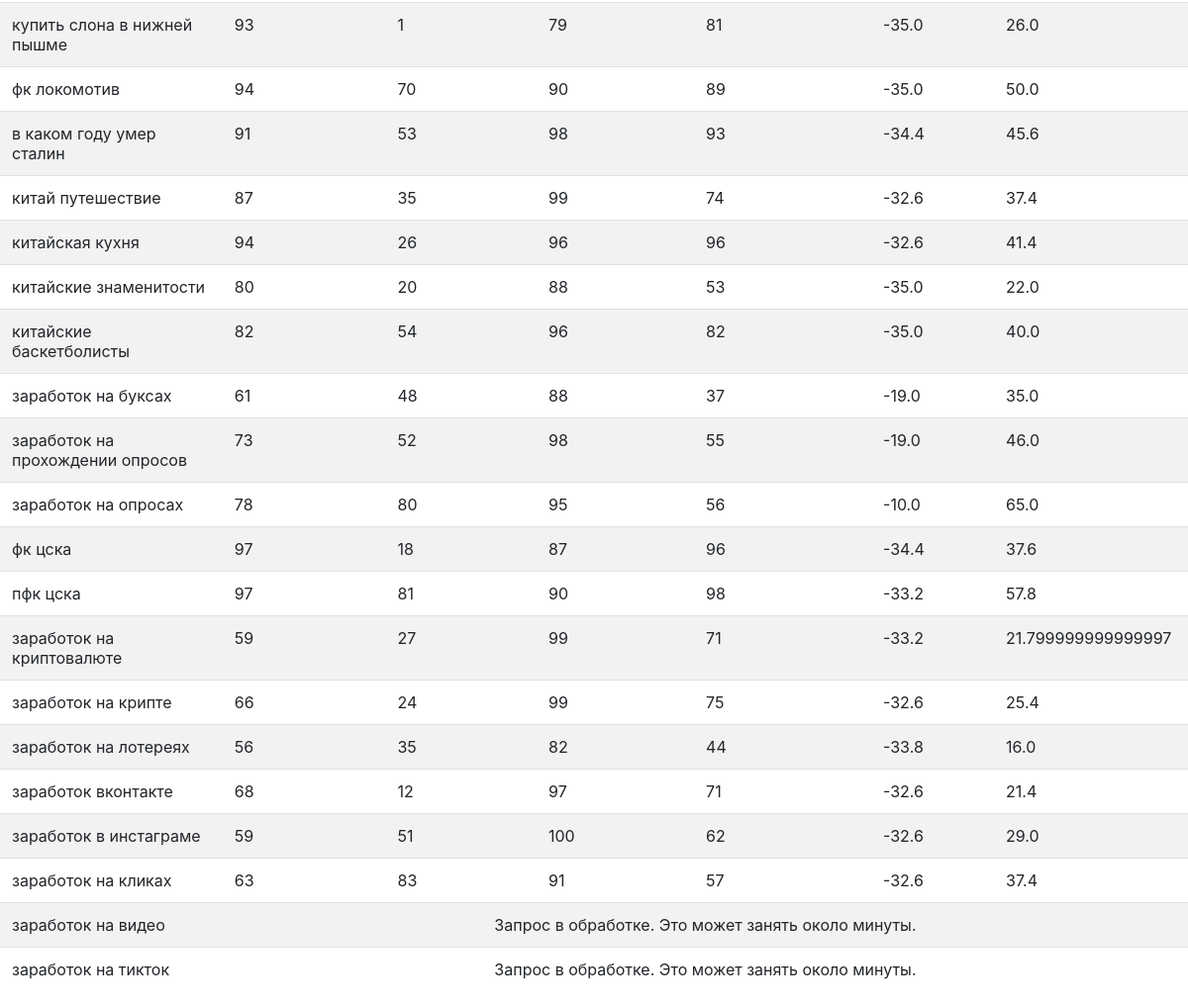
The page /main/results (lower part) on the database as committed earlier.
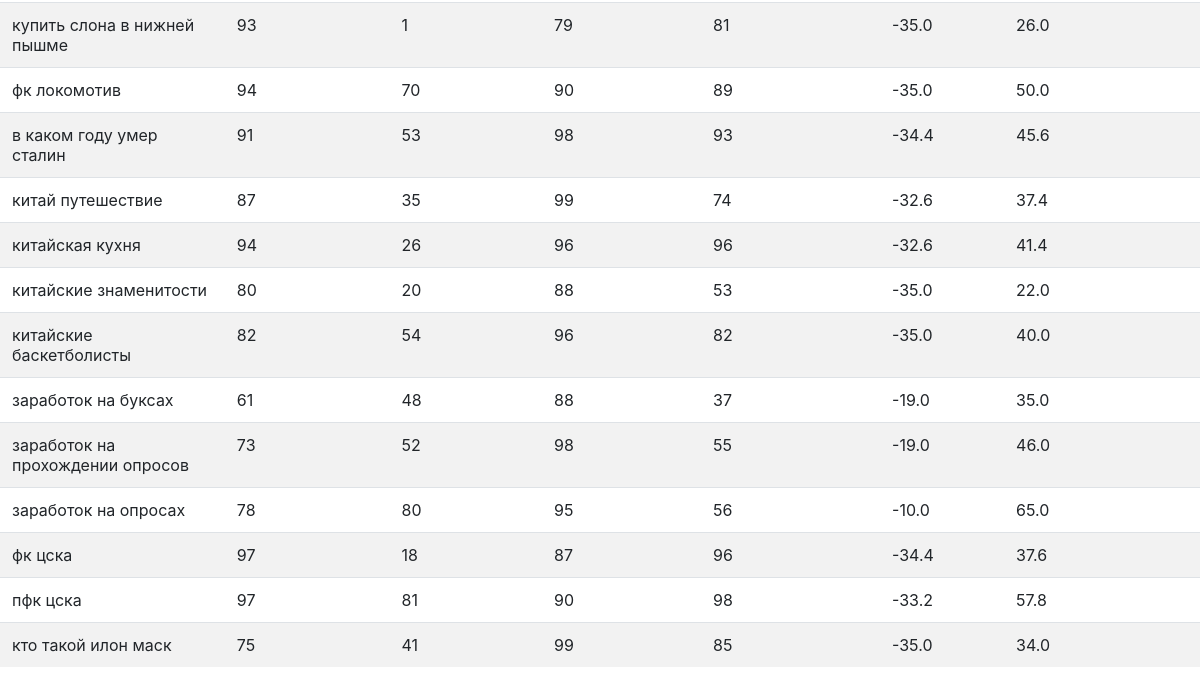
The same page on the database as committed later.
### main/models.py (models this page shows, shortened)
class Request(models.Model):
    request = models.CharField(max_length=100)
    site_age_concurency = models.IntegerField(default=0)
    site_stem_concurency = models.IntegerField(default=0)
    site_volume_concurency = models.IntegerField(default=0)
    site_backlinks_concurency = models.IntegerField(default=0)
    site_total_concurency = models.FloatField(default=0)
    direct_upscale = models.FloatField(default=0)
    status = models.CharField(max_length=100, default='progress')

### main/views.py (the view)
# urls.py: path('results', views.results, name='publish_request_info'),
def results(request):
    all_requests_list = get_list_or_404(Request)
    context = {'all_requests_list': all_requests_list}
    return render(request, 'main/index.html', context)

### main/templates/main/index.html (shortened to what this page needs)
<html>
<head>
<link rel="stylesheet" href="https://cdn.jsdelivr.net/npm/bootstrap@4.5.3/dist/css/bootstrap.min.css">
</head>
<body>
{% if all_requests_list %}
<table class="table table-striped">
  <tbody>
  {% for request in all_requests_list %}
      {% if request.status == 'progress'  %}
          <tr>
          <td>{{ request.request }}</td>
          <td colspan="6" style="text-align: center">Запрос в обработке. Это может занять около минуты.</td>
          </tr>
          {% elif request.status == 'backlinks' %}
          <tr>
          <td>{{ request.request }}</td>
          <td colspan="6" style="text-align: center">Запрос в обработке. Недостаточно выборки ссылок.</td>
          </tr>
      {% else %}
    <tr>
      <td> {{ request.request }} </td>
      <td> {{ request.site_age_concurency }} </td>
      <td> {{ request.site_stem_concurency }} </td>
        <td>{{ request.site_volume_concurency }}</td>
      <td>{{ request.site_backlinks_concurency }}</td>
          <td>{{ request.direct_upscale }}</td>
      <td>{{ request.site_total_concurency }}</td>
        {% endif %}
    </tr>
    {% endfor %}
  </tbody>
</table>
{% endif %}
</body>
</html>

Rows that differ between the two databases and show on the page:
removed Request: request "заработок на крипте", site_age_concurency "66", site_stem_concurency "24", site_volume_concurency "99", site_backlinks_concurency "75", direct_upscale "-32.6", site_total_concurency "25.4"
removed Request: request "заработок на лотереях", site_age_concurency "56", site_stem_concurency "35", site_volume_concurency "82", site_backlinks_concurency "44", direct_upscale "-33.8", site_total_concurency "16.0"
removed Request: request "заработок вконтакте", site_age_concurency "68", site_stem_concurency "12", site_volume_concurency "97", site_backlinks_concurency "71", direct_upscale "-32.6", site_total_concurency "21.4"
removed Request: request "заработок в инстаграме", site_age_concurency "59", site_stem_concurency "51", site_volume_concurency "100", site_backlinks_concurency "62", direct_upscale "-32.6", site_total_concurency "29.0"
removed Request: request "заработок на кликах", site_age_concurency "63", site_stem_concurency "83", site_volume_concurency "91", site_backlinks_concurency "57", direct_upscale "-32.6", site_total_concurency "37.4"
removed Request: request "заработок на видео"
removed Request: request "заработок на тикток"
changed Request: request "заработок на криптовалюте" → "кто такой илон маск"; site_age_concurency "59" → "75"; site_stem_concurency "27" → "41"; site_backlinks_concurency "71" → "85"; direct_upscale "-33.2" → "-35.0"; site_total_concurency "21.799999999999997" → "34.0"
